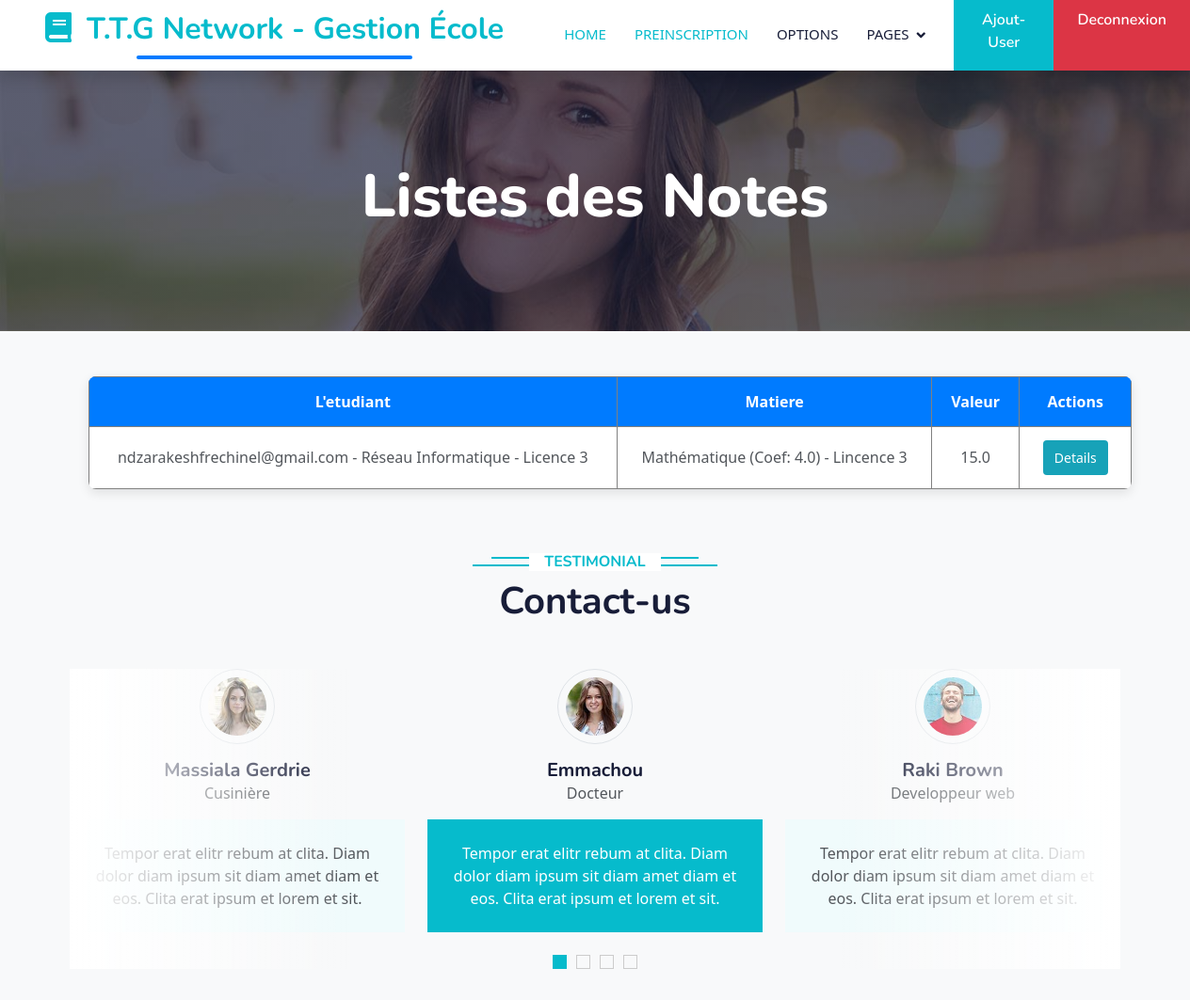
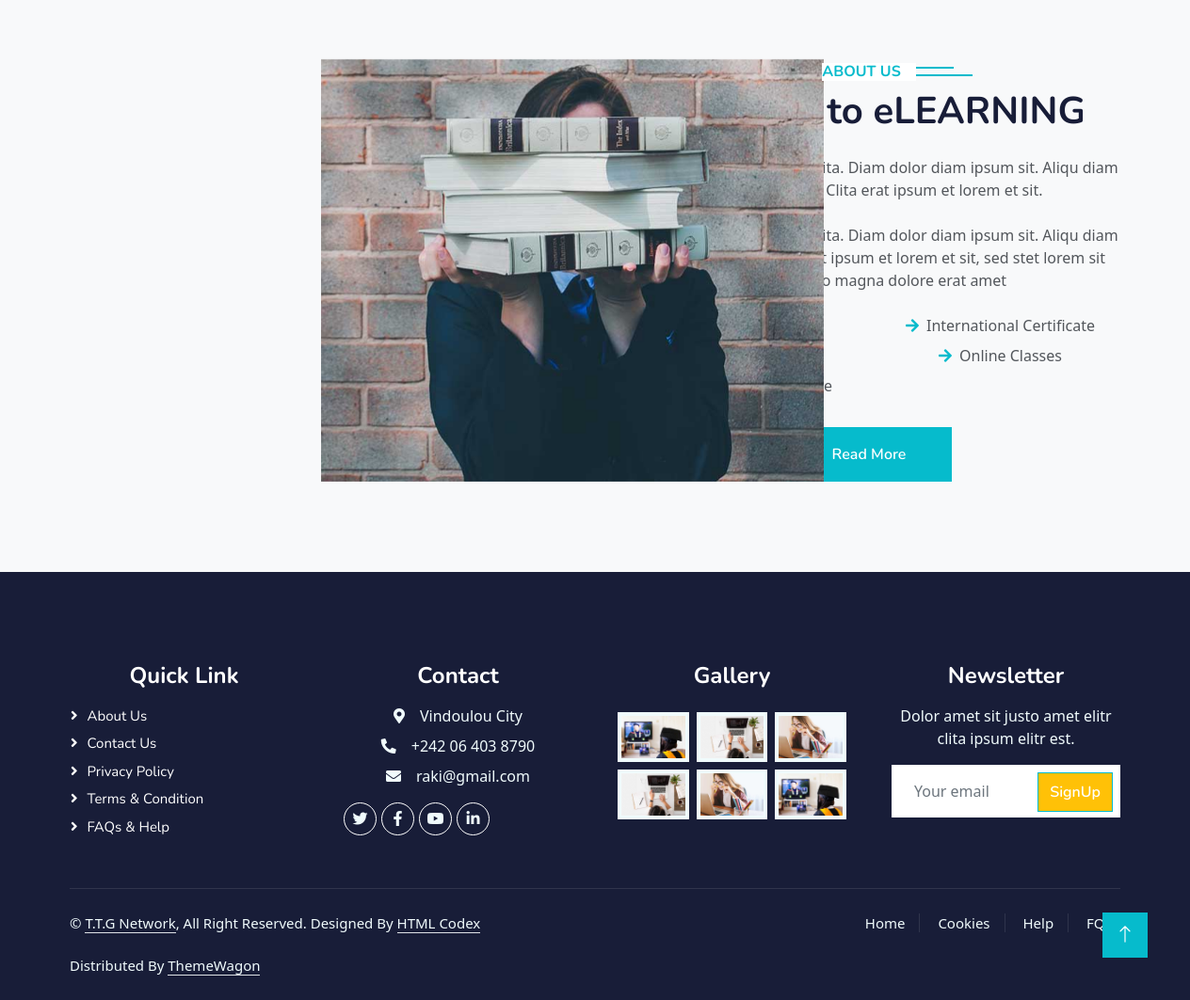
The app's page /note (signed in) with its own data (2 pictures, top to bottom).
### core/models.py (models this page shows, shortened)
class Note(models.Model):
    etudiant = models.ForeignKey(Etudiant, on_delete=models.CASCADE)
    matiere = models.ForeignKey(Matiere, on_delete=models.CASCADE)
    valeur = models.FloatField()

class Etudiant(models.Model):
    user = models.OneToOneField(User, on_delete=models.CASCADE, limit_choices_to={'role': 'etudiant'})
    option = models.ForeignKey(Option, on_delete=models.SET_NULL, null=True)
    filiere = models.ForeignKey(Filiere, on_delete=models.SET_NULL, null=True)
    niveau = models.ForeignKey(Niveau, on_delete=models.SET_NULL, null=True)
    date_inscription = models.DateField(default=timezone.now)
    def __str__(self):
        return f"{self.user.username if self.user else 'Inconnu'} - {self.option.nom if self.option else 'Option ?'} - {self.niveau.nom if self.niveau else 'Niveau ?'}"

class User(AbstractUser):
    ROLES = (
        ('admin', 'Administrateur'),
        ('formateur', 'Formateur'),
        ('etudiant', 'Étudiant'),
        ('parent', 'Parent'),
    )
    role = models.CharField(max_length=20, choices=ROLES)
    code_formateur = models.CharField(max_length=10, unique=True, null=True, blank=True)
    code_parent = models.CharField(max_length=10, unique=True, null=True, blank=True)
    matricule = models.CharField(max_length=30, unique=True, null=True, blank=True)

class Option(models.Model):
    nom = models.CharField(max_length=100)
    filiere = models.ForeignKey(Filiere, on_delete=models.CASCADE)
    class Meta:
        constraints = [
            models.UniqueConstraint(fields=['nom', 'filiere'], name='unique_option_par_filiere_et_niveau')
        ]
        verbose_name = "Option"
        verbose_name_plural = "Options"

class Niveau(models.Model):
    nom = models.CharField(max_length=50)

class Matiere(models.Model):
    nom = models.CharField(max_length=100)
    coefficient = models.FloatField()
    option = models.ForeignKey(Option, on_delete=models.CASCADE)
    def __str__(self):
        return f"{self.nom} (Coef: {self.coefficient}) - {self.option.nom if self.option else 'Option ?'}"

### core/views.py (the view)
# urls.py: path('note', views.notes_view, name='note'),
@login_required
def notes_view(request):
    notes = Note.objects.all()
    return render(request, 'liste_notes.html', {'notes': notes})

### core/templates/liste_notes.html (shortened to what this page needs)
{% extends "base.html" %}
{% load static %}
{% block content %}
<div class="container-fluid bg-primary py-5 mb-5 page-header">
  <div class="container py-5">
      <div class="row justify-content-center">
          <div class="col-lg-10 text-center">
              <h1 class="display-3 text-white animated slideInDown">Listes des Notes</h1>
          </div>
      </div>
  </div>
</div>
  <ul>
    <table class= "table-bordered">
			<thead>
			    <th>L'etudiant</th>
          <th>Matiere</th>
          <th>Valeur</th>
          <th>Actions</th>
			</thead>
      {% for note in notes %}
			<tbody>
				  <td>{{ note.etudiant }}</td>
          <td>{{ note.matiere }}</td>
          <td>{{ note.valeur }}</td>
          <td><a href="#"><button>Details</button></a></td>
			</tbody>
      {% endfor %}
		</table>
  </ul>
    <div class="container-xxl py-5 wow fadeInUp" data-wow-delay="0.1s">
      <div class="container">
          <div class="text-center">
              <h6 class="section-title bg-white text-center text-primary px-3">Testimonial</h6>
              <h1 class="mb-5">Contact-us</h1>
          </div>
          <div class="owl-carousel testimonial-carousel position-relative">
              <div class="testimonial-item text-center">
                  <img class="border rounded-circle p-2 mx-auto mb-3" src="{% static 'img/testimonial-1.jpg' %}" style="width: 80px; height: 80px;">
                  <h5 class="mb-0">Emmachou</h5>
                  <p>Docteur</p>
                  <div class="testimonial-text bg-light text-center p-4">
                  <p class="mb-0">Tempor erat elitr rebum at clita. Diam dolor diam ipsum sit diam amet diam et eos. Clita erat ipsum et lorem et sit.</p>
                  </div>
              </div>
              <div class="testimonial-item text-center">
                  <img class="border rounded-circle p-2 mx-auto mb-3" src="{% static 'img/testimonial-2.jpg' %}" style="width: 80px; height: 80px;">
                  <h5 class="mb-0">Raki Brown</h5>
                  <p>Developpeur web</p>
                  <div class="testimonial-text bg-light text-center p-4">
                  <p class="mb-0">Tempor erat elitr rebum at clita. Diam dolor diam ipsum sit diam amet diam et eos. Clita erat ipsum et lorem et sit.</p>
                  </div>
              </div>
              <div class="testimonial-item text-center">
                  <img class="border rounded-circle p-2 mx-auto mb-3" src="{% static 'img/testimonial-4.jpg' %}" style="width: 80px; height: 80px;">
                  <h5 class="mb-0">Massiala Gerdrie</h5>
                  <p>Cusinière</p>
                  <div class="testimonial-text bg-light text-center p-4">
                  <p class="mb-0">Tempor erat elitr rebum at clita. Diam dolor diam ipsum sit diam amet diam et eos. Clita erat ipsum et lorem et sit.</p>
                  </div>
              </div>
          </div>
      </div>
  </div>
    <div class="container-xxl py-5">
      <div class="container">
          <div class="row g-5">
              <div class="col-lg-6 wow fadeInUp" data-wow-delay="0.1s" style="min-height: 400px;">
                  <div class="position-relative h-100">
                      <img class="img-fluid position-absolute w-100 h-100" src="{% static 'img/about.jpg' %}" alt="" style="object-fit: cover;">
                  </div>
              </div>
              <div class="col-lg-6 wow fadeInUp" data-wow-delay="0.3s">
                  <h6 class="section-title bg-white text-start text-primary pe-3">About Us</h6>
                  <h1 class="mb-4">Welcome to eLEARNING</h1>
                  <p class="mb-4">Tempor erat elitr rebum at clita. Diam dolor diam ipsum sit. Aliqu diam amet diam et eos. Clita erat ipsum et lorem et sit.</p>
                  <p class="mb-4">Tempor erat elitr rebum at clita. Diam dolor diam ipsum sit. Aliqu diam amet diam et eos. Clita erat ipsum et lorem et sit, sed stet lorem sit clita duo justo magna dolore erat amet</p>
                  <div class="row gy-2 gx-4 mb-4">
                      <div class="col-sm-6">
                          <p class="mb-0">Online Classes</p>
                      </div>
                      <div class="col-sm-6">
                          <p class="mb-0"><i class="fa fa-arrow-right text-primary me-2"></i>International Certificate</p>
                      </div>
                      <div class="col-sm-6">
                          <p class="mb-0">Skilled Instructors</p>
                      </div>
                      <div class="col-sm-6">
                          <p class="mb-0"><i class="fa fa-arrow-right text-primary me-2"></i>Online Classes</p>
                      </div>
                      <div class="col-sm-6">
                          <p class="mb-0">International Certificate</p>
                      </div>
                  </div>
                  <a class="btn btn-primary py-3 px-5 mt-2" href="">Read More</a>
              </div>
          </div>
      </div>
  </div>
{% endblock %}

### core/static/css/style.css (style rules this page uses)
.btn { font-family: 'Nunito', sans-serif; font-weight: 600; transition: .5s; }
.btn.btn-primary, .btn.btn-secondary { color: #FFFFFF; }
.page-header { background: linear-gradient(rgba(24, 29, 56, .7), rgba(24, 29, 56, .7)), url(../img/carousel-1.jpg); background-position: center center; background-repeat: no-repeat; background-size: cover; }
.section-title { position: relative; display: inline-block; text-transform: uppercase; }
.section-title::before { position: absolute; content: ""; width: calc(100% + 80px); height: 2px; top: 4px; left: -40px; background: var(--primary); z-index: -1; }
.section-title::after { position: absolute; content: ""; width: calc(100% + 120px); height: 2px; bottom: 5px; left: -60px; background: var(--primary); z-index: -1; }
.section-title.text-start::before { width: calc(100% + 40px); left: 0; }
.section-title.text-start::after { width: calc(100% + 60px); left: 0; }
.testimonial-carousel::before { position: absolute; content: ""; top: 0; left: 0; height: 100%; width: 0; background: linear-gradient(to right, rgba(255, 255, 255, 1) 0%, rgba(255, 255, 255, 0) 100%); z-index: 1; }
.testimonial-carousel::after { position: absolute; content: ""; top: 0; right: 0; height: 100%; width: 0; background: linear-gradient(to left, rgba(255, 255, 255, 1) 0%, rgba(255, 255, 255, 0) 100%); z-index: 1; }
@media (min-width: 768px) { .testimonial-carousel::before, .testimonial-carousel::after { width: 200px; } }
@media (min-width: 992px) { .testimonial-carousel::before, .testimonial-carousel::after { width: 300px; } }
.testimonial-carousel .owl-item .testimonial-text, .testimonial-carousel .owl-item.center .testimonial-text * { transition: .5s; }
.testimonial-carousel .owl-item.center .testimonial-text { background: var(--primary) !important; }
.testimonial-carousel .owl-item.center .testimonial-text * { color: #FFFFFF !important; }

### core/templates/base.html (style rules this page uses)
img, video { max-width: 100%; height: auto; }

### core/templates/liste_notes.html (style rules this page uses)
body { font-family: 'Segoe UI', Tahoma, Geneva, Verdana, sans-serif; background-color: #f8f9fa; text-align: center; }
table { width: 90%; margin: 0 auto; border-collapse: collapse; background-color: #fff; box-shadow: 0 4px 12px rgba(0, 0, 0, 0.1); border-radius: 8px; overflow: hidden; }
thead { background-color: #007BFF; color: white; }
th, td { padding: 14px 18px; text-align: center; border-bottom: 1px solid #ddd; }
tr:last-child td { border-bottom: none; }
button { margin: 0 4px; padding: 8px 12px; font-size: 14px; border: none; border-radius: 4px; color: white; cursor: pointer; transition: background-color 0.3s; }
button:nth-child(1) { background-color: #17a2b8; }

### records on screen
Note: etudiant "ndzarakeshfrechinel@gmail.com - Réseau Informatique - Licence 3", matiere "Mathématique (Coef: 4.0) - Lincence 3", valeur "15.0"
